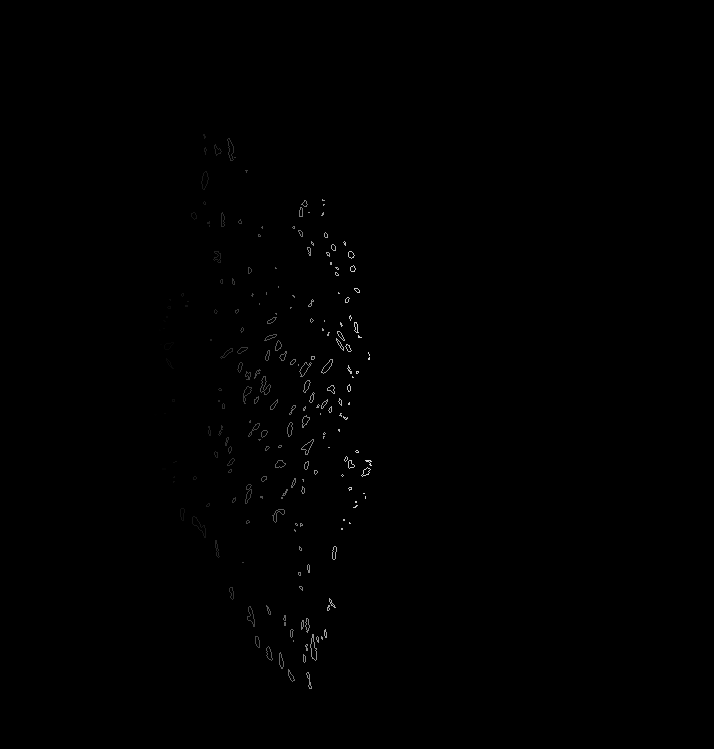
%> input picture doc/publication/figures/emma/orientation_cartoon/sample_seg/raw_images_fibro_100_wt02/adhesions_perim.png, 714 x 749 px
$ octave process_images.m   (GNU Octave 9; MATLAB toolbox functions it lacks are replaced by stand-ins)
%> lines starting %> are read from the running program, lines starting %| are printed output that depends on the picture; in (x1, y1, x2, y2) boxes, pixels count from 0 and x2, y2 are one past the last pixel; in counts of white or black regions, pixels touching at a corner belong together; the program's own positions count from 1
### src/visualize_cell_features/create_highlighted_image.m
function high_image = create_highlighted_image(I,high,varargin)
%CREATE_HIGHLIGHTED_IMAGE    add highlights to an image
%
%   H_I = create_highlighted_image(I,HIGHLIGHTS) adds green highlights to
%   image 'I', using the binary image 'HIGHLIGHTS' as the guide
%
%   H_I = create_highlighted_image(I,HIGHLIGHTS,'color_map',[R,G,B]) adds
%   highlights of color specified by the RGB sequence '[R,G,B]' to image
%   'I', using the binary image 'HIGHLIGHTS' as the guide

%%%%%%%%%%%%%%%%%%%%%%%%%%%%%%%%%%%%%%%%%%%%%%%%%%%%%%%%%%%%%%%%%%%%%%%%%%%%%%%
%%Setup variables and parse command line
%%%%%%%%%%%%%%%%%%%%%%%%%%%%%%%%%%%%%%%%%%%%%%%%%%%%%%%%%%%%%%%%%%%%%%%%%%%%%%%
i_p = inputParser;
i_p.FunctionName = 'CREATE_HIGHLIGHTED_IMAGE';

i_p.addRequired('I',@(x)isnumeric(x) || islogical(x));
i_p.addRequired('high',@(x)(isnumeric(x) || islogical(x)));

i_p.parse(I,high);

i_p.addParamValue('color_map',jet(double(max(high(:)))),@(x)(all(high(:) == 0) || (isnumeric(x) && (size(x,1) >= max(unique(high))))));
i_p.addParamValue('mix_percent',1,@(x)(isnumeric(x)));

i_p.parse(I,high,varargin{:});

%%%%%%%%%%%%%%%%%%%%%%%%%%%%%%%%%%%%%%%%%%%%%%%%%%%%%%%%%%%%%%%%%%%%%%%%%%%%%%%
%%Main Program
%%%%%%%%%%%%%%%%%%%%%%%%%%%%%%%%%%%%%%%%%%%%%%%%%%%%%%%%%%%%%%%%%%%%%%%%%%%%%%%
image_size = size(I);

if (size(image_size) < 3)
    high_image_red = I;
    high_image_green = I;
    high_image_blue = I;
else
    high_image_red = I(:,:,1);
    high_image_green = I(:,:,2);
    high_image_blue = I(:,:,3);
end

if (all(high(:) == 0))
    high_image = cat(3,high_image_red,high_image_green,high_image_blue);
    return
end

labels = unique(high);
assert(labels(1) == 0)
labels = labels(2:end);

for i=1:length(labels)
    indexes = high == labels(i);

    this_cmap = i_p.Results.color_map(labels(i),:);

    high_image_red(indexes) = this_cmap(1)*i_p.Results.mix_percent + high_image_red(indexes)*(1-i_p.Results.mix_percent);
    high_image_green(indexes) = this_cmap(2)*i_p.Results.mix_percent + high_image_green(indexes)*(1-i_p.Results.mix_percent);
    high_image_blue(indexes) = this_cmap(3)*i_p.Results.mix_percent + high_image_blue(indexes)*(1-i_p.Results.mix_percent);
end

high_image = cat(3,high_image_red,high_image_green,high_image_blue);

end

### doc/publication/figures/emma/orientation_cartoon/sample_seg/raw_images_fibro_100_wt02/process_images.m
%%%%%%%%%%%%%%%%%%%%%%%%%%%%%%%%%%%%%%%%%%%%%%%%%%%%%%%%%%%%%%%%%%%%%%%%%%%%%%%
%% File Reading
%%%%%%%%%%%%%%%%%%%%%%%%%%%%%%%%%%%%%%%%%%%%%%%%%%%%%%%%%%%%%%%%%%%%%%%%%%%%%%%

addpath('/home/mbergins/Documents/Projects/focal_adhesions/trunk/src/visualize_cell_features/')

adhesions = imread('adhesions_perim.png');
%> adhesions is the input picture: size 749x714 uint16; min 0, max 214, mean 0.6
adhesions_full = imread('adhesions.png');
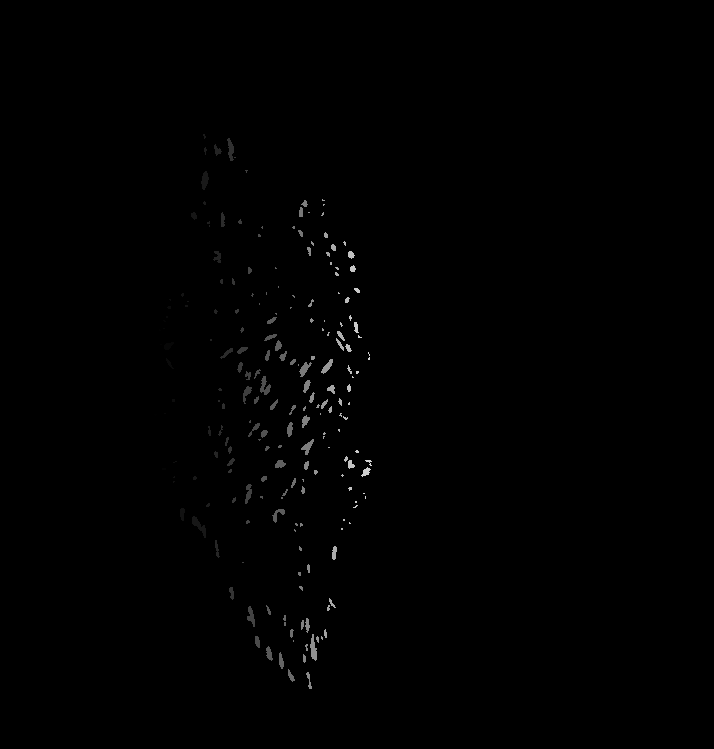
%> input picture doc/publication/figures/emma/orientation_cartoon/sample_seg/raw_images_fibro_100_wt02/adhesions.png, 714 x 749 px
%> adhesions_full is the input picture: size 749x714 uint16; min 0, max 214, mean 0.9
focal_image = double(imread('focal_image.png'));
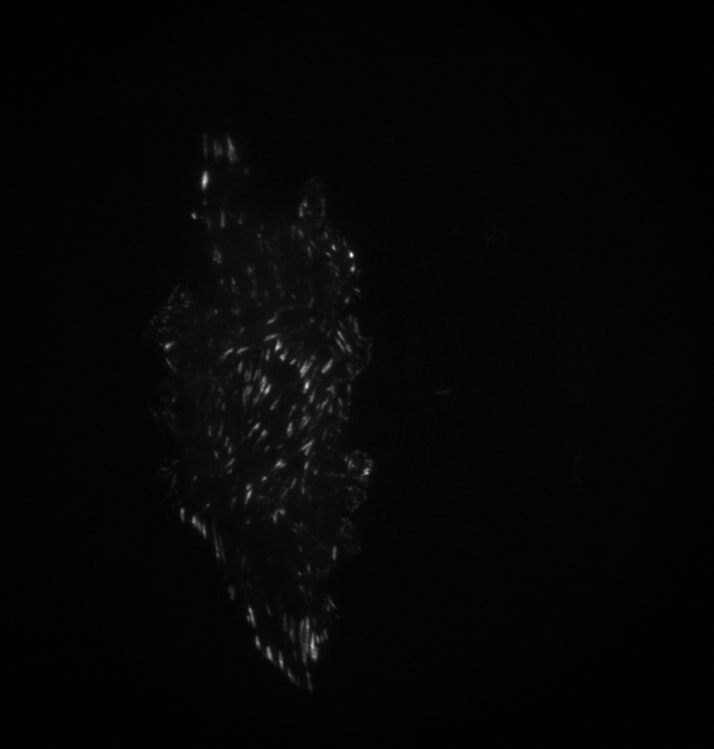
%> input picture doc/publication/figures/emma/orientation_cartoon/sample_seg/raw_images_fibro_100_wt02/focal_image.png, 714 x 749 px
%> focal_image: size 749x714 double; min 2843, max 12516, mean 3062.8; mean of the top-left, top-right, bottom-left and bottom-right quarters 3122.4, 2995.7, 3144.2, 2988.7
focal_norm = (focal_image - min(focal_image(:)))/range(focal_image(:));

col_1 = 145;
col_2 = 382;
row_1 = 500;
row_2 = 699;

%%%%%%%%%%%%%%%%%%%%%%%%%%%%%%%%%%%%%%%%%%%%%%%%%%%%%%%%%%%%%%%%%%%%%%%%%%%%%%%
%% Highlight Creation
%%%%%%%%%%%%%%%%%%%%%%%%%%%%%%%%%%%%%%%%%%%%%%%%%%%%%%%%%%%%%%%%%%%%%%%%%%%%%%%

imwrite(focal_norm(row_1:row_2,col_1:col_2),'focal_norm.png')

ad_highlights = create_highlighted_image(focal_norm,adhesions > 0,'color_map',[105/255,249/255,255/255]);
%> in create_highlighted_image, `labels = unique(high);`: labels = [false; true]
%> in create_highlighted_image, `labels = labels(2:end);`: labels = true
%> the loop in create_highlighted_image, `for i=1:length(labels)` made 1 pass
%> this_cmap on pass 1: [0.412 0.976 1]
%> pass 1, in create_highlighted_image, `indexes = high == labels(i);`:
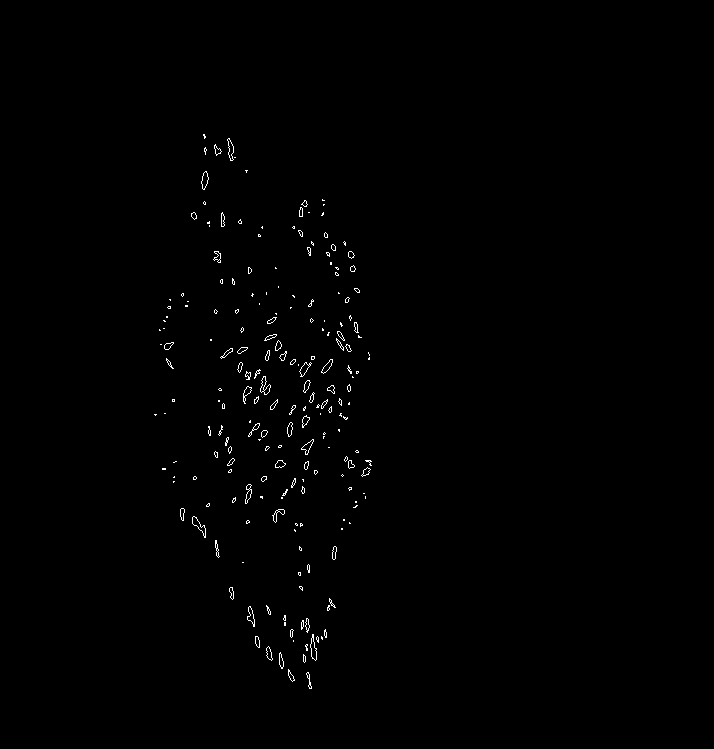
%> indexes: size 749x714 logical; 0.55% white in thin lines or dots, all inside (x1, y1, x2, y2) = (154, 134, 372, 689)
%> after the loop in create_highlighted_image, `for i=1:length(labels)`:
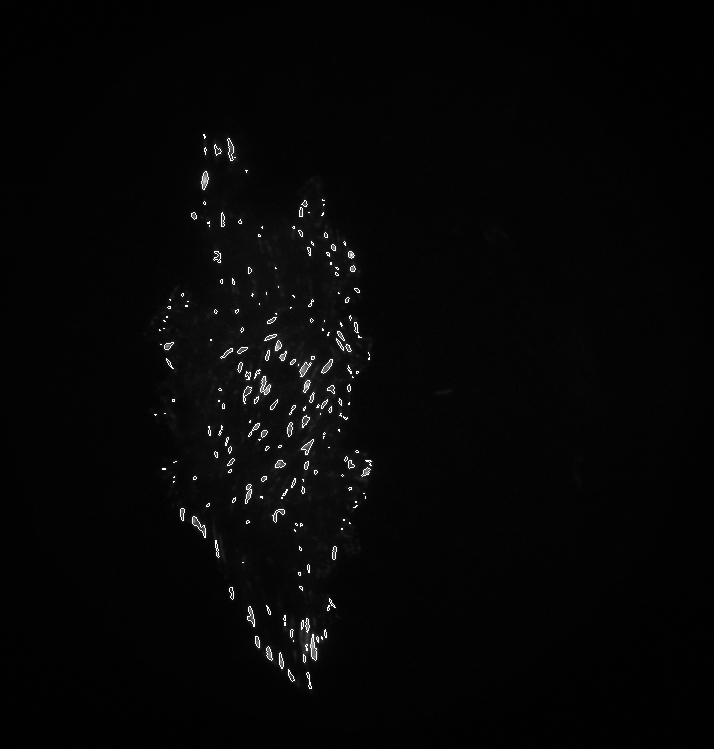
%> high_image_blue: size 749x714 double; min 0, max 1, mean 0.0272
%> after the loop in create_highlighted_image, `for i=1:length(labels)`:
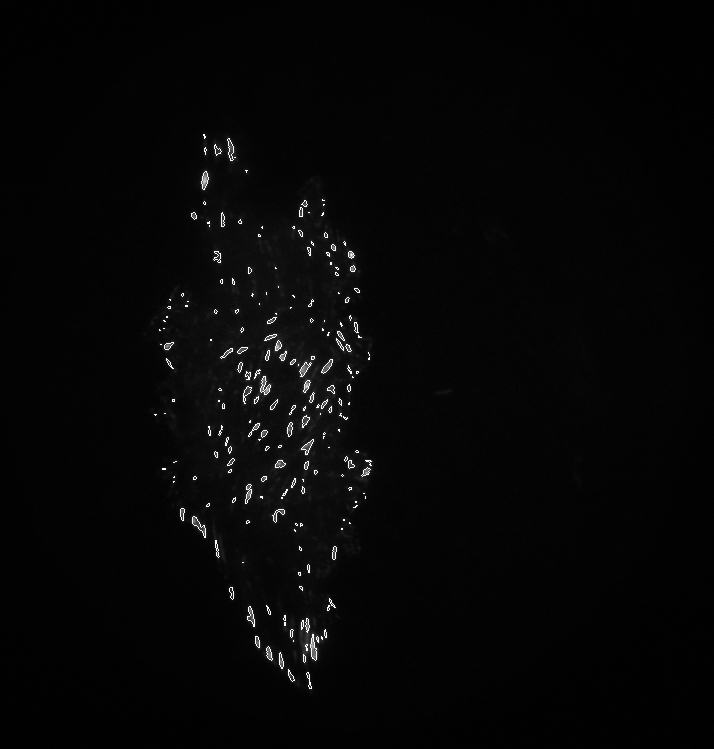
%> high_image_green: size 749x714 double; min 0, max 1, mean 0.027
%> after the loop in create_highlighted_image, `for i=1:length(labels)`:
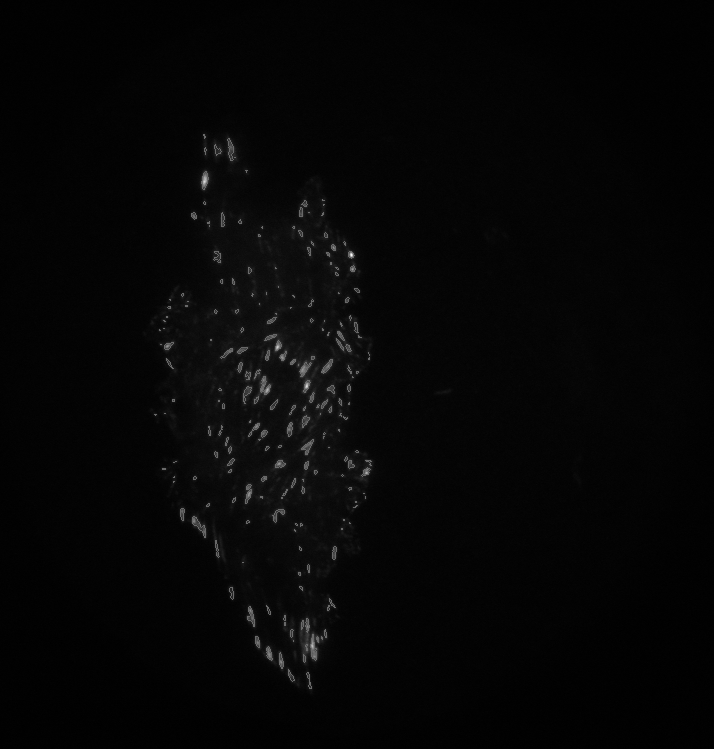
%> high_image_red: size 749x714 double; min 0, max 1, mean 0.0239
imwrite(ad_highlights(row_1:row_2,col_1:col_2,:),'ad_highlights.png')
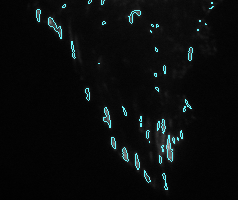
%> saved as ad_highlights.png: size 200x238x3 uint8; mean R, G, B 10, 12.4, 12.5
% [52 lines of commented-out code are left out]
